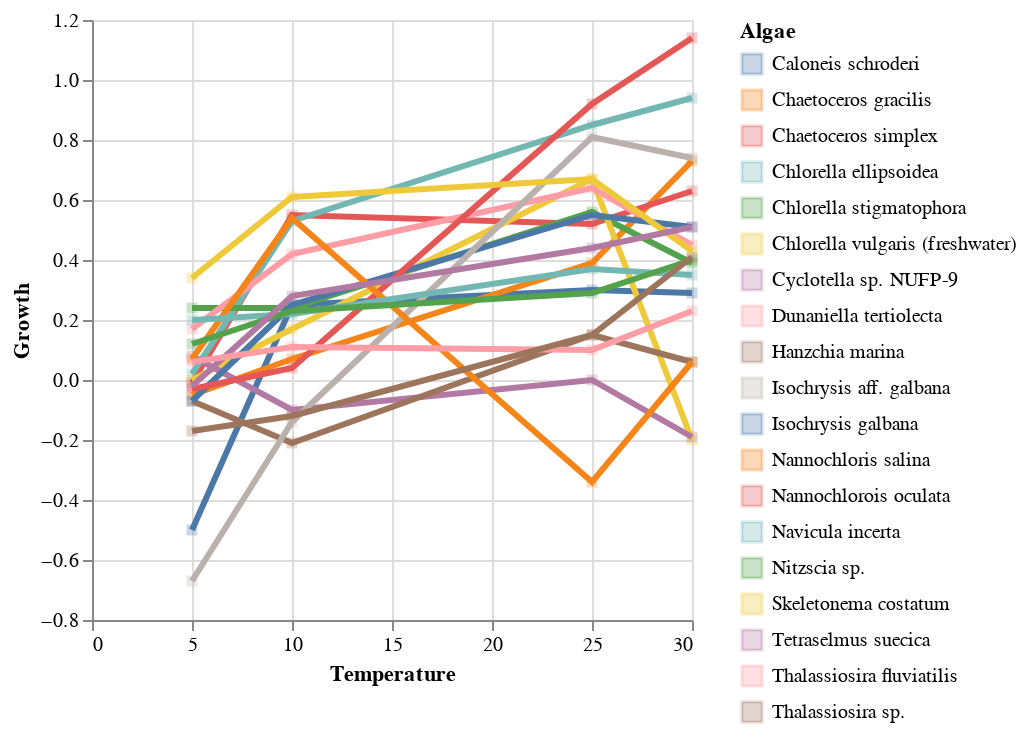

Notebook source saved alongside this figure:
### Markdown cell above
**Create a Multi-Line Highlight Chart**

### Code cell
highlight = alt.selection(type='single', on='mouseover',
                         fields=['Algae'], nearest=True)

base = alt.Chart(df_jan[df_jan['Lux'] == 2500]).encode(
    x = 'Temperature',
    y = 'Growth',
    color = 'Algae',
    tooltip=['Algae',
         'Temperature',
         'Lux',
         'Growth',
         ],
)

points = base.mark_square().encode(
    opacity=alt.value(0.3)
).add_selection(
    highlight
).properties(
    width=300
)

lines = base.mark_line().encode(
    size=alt.condition(~highlight, alt.value(1), alt.value(3))
)

points + lines

### Figure 1 — Vega-Lite specification as saved in the notebook (floating-point values rounded to 4 significant figures)
{"$schema": "https://vega.github.io/schema/vega-lite/v2.4.3.json", "config": {"view": {"height": 300, "width": 400}}, "layer": [{"data": {"values": [{"Algae": "Caloneis schroderi", "Growth": -0.5, "Lux": 2500, "Temperature": 5}, {"Algae": "Caloneis schroderi", "Growth": 0.25, "Lux": 2500, "Temperature": 10}, {"Algae": "Caloneis schroderi", "Growth": 0.3, "Lux": 2500, "Temperature": 25}, {"Algae": "Caloneis schroderi", "Growth": 0.29, "Lux": 2500, "Temperature": 30}, {"Algae": "Chaetoceros gracilis", "Growth": -0.05, "Lux": 2500, "Temperature": 5}, {"Algae": "Chaetoceros gracilis", "Growth": 0.07, "Lux": 2500, "Temperature": 10}, {"Algae": "Chaetoceros gracilis", "Growth": 0.39, "Lux": 2500, "Temperature": 25}, {"Algae": "Chaetoceros gracilis", "Growth": 0.73, "Lux": 2500, "Temperature": 30}, {"Algae": "Chaetoceros simplex", "Growth": -0.01, "Lux": 2500, "Temperature": 5}, {"Algae": "Chaetoceros simplex", "Growth": 0.55, "Lux": 2500, "Temperature": 10}, {"Algae": "Chaetoceros simplex", "Growth": 0.52, "Lux": 2500, "Temperature": 25}, {"Algae": "Chaetoceros simplex", "Growth": 0.63, "Lux": 2500, "Temperature": 30}, {"Algae": "Chlorella ellipsoidea", "Growth": 0.02, "Lux": 2500, "Temperature": 5}, {"Algae": "Chlorella ellipsoidea", "Growth": 0.53, "Lux": 2500, "Temperature": 10}, {"Algae": "Chlorella ellipsoidea", "Growth": 0.85, "Lux": 2500, "Temperature": 25}, {"Algae": "Chlorella ellipsoidea", "Growth": 0.94, "Lux": 2500, "Temperature": 30}, {"Algae": "Chlorella stigmatophora", "Growth": 0.24, "Lux": 2500, "Temperature": 5}, {"Algae": "Chlorella stigmatophora", "Growth": 0.24, "Lux": 2500, "Temperature": 10}, {"Algae": "Chlorella stigmatophora", "Growth": 0.56, "Lux": 2500, "Temperature": 25}, {"Algae": "Chlorella stigmatophora", "Growth": 0.39, "Lux": 2500, "Temperature": 30}, {"Algae": "Chlorella vulgaris (freshwater)", "Growth": 0, "Lux": 2500, "Temperature": 5}, {"Algae": "Chlorella vulgaris (freshwater)", "Growth": 0.17, "Lux": 2500, "Temperature": 10}, {"Algae": "Chlorella vulgaris (freshwater)", "Growth": 0.67, "Lux": 2500, "Temperature": 25}, {"Algae": "Chlorella vulgaris (freshwater)", "Growth": -0.2, "Lux": 2500, "Temperature": 30}, {"Algae": "Dunaniella tertiolecta", "Growth": 0.17, "Lux": 2500, "Temperature": 5}, {"Algae": "Dunaniella tertiolecta", "Growth": 0.42, "Lux": 2500, "Temperature": 10}, {"Algae": "Dunaniella tertiolecta", "Growth": 0.64, "Lux": 2500, "Temperature": 25}, {"Algae": "Dunaniella tertiolecta", "Growth": 0.45, "Lux": 2500, "Temperature": 30}, {"Algae": "Cyclotella sp. NUFP-9", "Growth": 0.08, "Lux": 2500, "Temperature": 5}, {"Algae": "Cyclotella sp. NUFP-9", "Growth": -0.1, "Lux": 2500, "Temperature": 10}, {"Algae": "Cyclotella sp. NUFP-9", "Growth": 0, "Lux": 2500, "Temperature": 25}, {"Algae": "Cyclotella sp. NUFP-9", "Growth": -0.19, "Lux": 2500, "Temperature": 30}, {"Algae": "Hanzchia marina", "Growth": -0.07, "Lux": 2500, "Temperature": 5}, {"Algae": "Hanzchia marina", "Growth": -0.21, "Lux": 2500, "Temperature": 10}, {"Algae": "Hanzchia marina", "Growth": 0.15, "Lux": 2500, "Temperature": 25}, {"Algae": "Hanzchia marina", "Growth": 0.06, "Lux": 2500, "Temperature": 30}, {"Algae": "Isochrysis galbana", "Growth": -0.07, "Lux": 2500, "Temperature": 5}, {"Algae": "Isochrysis galbana", "Growth": 0.25, "Lux": 2500, "Temperature": 10}, {"Algae": "Isochrysis galbana", "Growth": 0.55, "Lux": 2500, "Temperature": 25}, {"Algae": "Isochrysis galbana", "Growth": 0.51, "Lux": 2500, "Temperature": 30}, {"Algae": "Isochrysis aff. galbana", "Growth": -0.67, "Lux": 2500, "Temperature": 5}, {"Algae": "Isochrysis aff. galbana", "Growth": -0.14, "Lux": 2500, "Temperature": 10}, {"Algae": "Isochrysis aff. galbana", "Growth": 0.81, "Lux": 2500, "Temperature": 25}, {"Algae": "Isochrysis aff. galbana", "Growth": 0.74, "Lux": 2500, "Temperature": 30}, {"Algae": "Nannochlorois oculata", "Growth": -0.03, "Lux": 2500, "Temperature": 5}, {"Algae": "Nannochlorois oculata", "Growth": 0.04, "Lux": 2500, "Temperature": 10}, {"Algae": "Nannochlorois oculata", "Growth": 0.92, "Lux": 2500, "Temperature": 25}, {"Algae": "Nannochlorois oculata", "Growth": 1.14, "Lux": 2500, "Temperature": 30}, {"Algae": "Nannochloris salina", "Growth": 0.07, "Lux": 2500, "Temperature": 5}, {"Algae": "Nannochloris salina", "Growth": 0.54, "Lux": 2500, "Temperature": 10}, {"Algae": "Nannochloris salina", "Growth": -0.34, "Lux": 2500, "Temperature": 25}, {"Algae": "Nannochloris salina", "Growth": 0.06, "Lux": 2500, "Temperature": 30}, {"Algae": "Navicula incerta", "Growth": 0.2, "Lux": 2500, "Temperature": 5}, {"Algae": "Navicula incerta", "Growth": 0.22, "Lux": 2500, "Temperature": 10}, {"Algae": "Navicula incerta", "Growth": 0.37, "Lux": 2500, "Temperature": 25}, {"Algae": "Navicula incerta", "Growth": 0.35, "Lux": 2500, "Temperature": 30}, {"Algae": "Nitzscia sp.", "Growth": 0.12, "Lux": 2500, "Temperature": 5}, {"Algae": "Nitzscia sp.", "Growth": 0.23, "Lux": 2500, "Temperature": 10}, {"Algae": "Nitzscia sp.", "Growth": 0.29, "Lux": 2500, "Temperature": 25}, {"Algae": "Nitzscia sp.", "Growth": 0.4, "Lux": 2500, "Temperature": 30}, {"Algae": "Skeletonema costatum", "Growth": 0.34, "Lux": 2500, "Temperature": 5}, {"Algae": "Skeletonema costatum", "Growth": 0.61, "Lux": 2500, "Temperature": 10}, {"Algae": "Skeletonema costatum", "Growth": 0.67, "Lux": 2500, "Temperature": 25}, {"Algae": "Skeletonema costatum", "Growth": 0.43, "Lux": 2500, "Temperature": 30}, {"Algae": "Tetraselmus suecica", "Growth": -0.02, "Lux": 2500, "Temperature": 5}, {"Algae": "Tetraselmus suecica", "Growth": 0.28, "Lux": 2500, "Temperature": 10}, {"Algae": "Tetraselmus suecica", "Growth": 0.44, "Lux": 2500, "Temperature": 25}, {"Algae": "Tetraselmus suecica", "Growth": 0.51, "Lux": 2500, "Temperature": 30}, {"Algae": "Thalassiosira fluviatilis", "Growth": 0.06, "Lux": 2500, "Temperature": 5}, {"Algae": "Thalassiosira fluviatilis", "Growth": 0.11, "Lux": 2500, "Temperature": 10}, {"Algae": "Thalassiosira fluviatilis", "Growth": 0.1, "Lux": 2500, "Temperature": 25}, {"Algae": "Thalassiosira fluviatilis", "Growth": 0.23, "Lux": 2500, "Temperature": 30}, {"Algae": "Thalassiosira sp.", "Growth": -0.17, "Lux": 2500, "Temperature": 5}, {"Algae": "Thalassiosira sp.", "Growth": -0.12, "Lux": 2500, "Temperature": 10}, {"Algae": "Thalassiosira sp.", "Growth": 0.15, "Lux": 2500, "Temperature": 25}, {"Algae": "Thalassiosira sp.", "Growth": 0.41, "Lux": 2500, "Temperature": 30}]}, "encoding": {"color": {"field": "Algae", "type": "nominal"}, "opacity": {"value": 0.3}, "tooltip": [{"field": "Algae", "type": "nominal"}, {"field": "Temperature", "type": "quantitative"}, {"field": "Lux", "type": "quantitative"}, {"field": "Growth", "type": "quantitative"}], "x": {"field": "Temperature", "type": "quantitative"}, "y": {"field": "Growth", "type": "quantitative"}}, "mark": "square", "selection": {"selector024": {"empty": "all", "fields": ["Algae"], "nearest": true, "on": "mouseover", "resolve": "global", "type": "single"}}, "width": 300}, {"data": {"values": [{"Algae": "Caloneis schroderi", "Growth": -0.5, "Lux": 2500, "Temperature": 5}, {"Algae": "Caloneis schroderi", "Growth": 0.25, "Lux": 2500, "Temperature": 10}, {"Algae": "Caloneis schroderi", "Growth": 0.3, "Lux": 2500, "Temperature": 25}, {"Algae": "Caloneis schroderi", "Growth": 0.29, "Lux": 2500, "Temperature": 30}, {"Algae": "Chaetoceros gracilis", "Growth": -0.05, "Lux": 2500, "Temperature": 5}, {"Algae": "Chaetoceros gracilis", "Growth": 0.07, "Lux": 2500, "Temperature": 10}, {"Algae": "Chaetoceros gracilis", "Growth": 0.39, "Lux": 2500, "Temperature": 25}, {"Algae": "Chaetoceros gracilis", "Growth": 0.73, "Lux": 2500, "Temperature": 30}, {"Algae": "Chaetoceros simplex", "Growth": -0.01, "Lux": 2500, "Temperature": 5}, {"Algae": "Chaetoceros simplex", "Growth": 0.55, "Lux": 2500, "Temperature": 10}, {"Algae": "Chaetoceros simplex", "Growth": 0.52, "Lux": 2500, "Temperature": 25}, {"Algae": "Chaetoceros simplex", "Growth": 0.63, "Lux": 2500, "Temperature": 30}, {"Algae": "Chlorella ellipsoidea", "Growth": 0.02, "Lux": 2500, "Temperature": 5}, {"Algae": "Chlorella ellipsoidea", "Growth": 0.53, "Lux": 2500, "Temperature": 10}, {"Algae": "Chlorella ellipsoidea", "Growth": 0.85, "Lux": 2500, "Temperature": 25}, {"Algae": "Chlorella ellipsoidea", "Growth": 0.94, "Lux": 2500, "Temperature": 30}, {"Algae": "Chlorella stigmatophora", "Growth": 0.24, "Lux": 2500, "Temperature": 5}, {"Algae": "Chlorella stigmatophora", "Growth": 0.24, "Lux": 2500, "Temperature": 10}, {"Algae": "Chlorella stigmatophora", "Growth": 0.56, "Lux": 2500, "Temperature": 25}, {"Algae": "Chlorella stigmatophora", "Growth": 0.39, "Lux": 2500, "Temperature": 30}, {"Algae": "Chlorella vulgaris (freshwater)", "Growth": 0, "Lux": 2500, "Temperature": 5}, {"Algae": "Chlorella vulgaris (freshwater)", "Growth": 0.17, "Lux": 2500, "Temperature": 10}, {"Algae": "Chlorella vulgaris (freshwater)", "Growth": 0.67, "Lux": 2500, "Temperature": 25}, {"Algae": "Chlorella vulgaris (freshwater)", "Growth": -0.2, "Lux": 2500, "Temperature": 30}, {"Algae": "Dunaniella tertiolecta", "Growth": 0.17, "Lux": 2500, "Temperature": 5}, {"Algae": "Dunaniella tertiolecta", "Growth": 0.42, "Lux": 2500, "Temperature": 10}, {"Algae": "Dunaniella tertiolecta", "Growth": 0.64, "Lux": 2500, "Temperature": 25}, {"Algae": "Dunaniella tertiolecta", "Growth": 0.45, "Lux": 2500, "Temperature": 30}, {"Algae": "Cyclotella sp. NUFP-9", "Growth": 0.08, "Lux": 2500, "Temperature": 5}, {"Algae": "Cyclotella sp. NUFP-9", "Growth": -0.1, "Lux": 2500, "Temperature": 10}, {"Algae": "Cyclotella sp. NUFP-9", "Growth": 0, "Lux": 2500, "Temperature": 25}, {"Algae": "Cyclotella sp. NUFP-9", "Growth": -0.19, "Lux": 2500, "Temperature": 30}, {"Algae": "Hanzchia marina", "Growth": -0.07, "Lux": 2500, "Temperature": 5}, {"Algae": "Hanzchia marina", "Growth": -0.21, "Lux": 2500, "Temperature": 10}, {"Algae": "Hanzchia marina", "Growth": 0.15, "Lux": 2500, "Temperature": 25}, {"Algae": "Hanzchia marina", "Growth": 0.06, "Lux": 2500, "Temperature": 30}, {"Algae": "Isochrysis galbana", "Growth": -0.07, "Lux": 2500, "Temperature": 5}, {"Algae": "Isochrysis galbana", "Growth": 0.25, "Lux": 2500, "Temperature": 10}, {"Algae": "Isochrysis galbana", "Growth": 0.55, "Lux": 2500, "Temperature": 25}, {"Algae": "Isochrysis galbana", "Growth": 0.51, "Lux": 2500, "Temperature": 30}, {"Algae": "Isochrysis aff. galbana", "Growth": -0.67, "Lux": 2500, "Temperature": 5}, {"Algae": "Isochrysis aff. galbana", "Growth": -0.14, "Lux": 2500, "Temperature": 10}, {"Algae": "Isochrysis aff. galbana", "Growth": 0.81, "Lux": 2500, "Temperature": 25}, {"Algae": "Isochrysis aff. galbana", "Growth": 0.74, "Lux": 2500, "Temperature": 30}, {"Algae": "Nannochlorois oculata", "Growth": -0.03, "Lux": 2500, "Temperature": 5}, {"Algae": "Nannochlorois oculata", "Growth": 0.04, "Lux": 2500, "Temperature": 10}, {"Algae": "Nannochlorois oculata", "Growth": 0.92, "Lux": 2500, "Temperature": 25}, {"Algae": "Nannochlorois oculata", "Growth": 1.14, "Lux": 2500, "Temperature": 30}, {"Algae": "Nannochloris salina", "Growth": 0.07, "Lux": 2500, "Temperature": 5}, {"Algae": "Nannochloris salina", "Growth": 0.54, "Lux": 2500, "Temperature": 10}, {"Algae": "Nannochloris salina", "Growth": -0.34, "Lux": 2500, "Temperature": 25}, {"Algae": "Nannochloris salina", "Growth": 0.06, "Lux": 2500, "Temperature": 30}, {"Algae": "Navicula incerta", "Growth": 0.2, "Lux": 2500, "Temperature": 5}, {"Algae": "Navicula incerta", "Growth": 0.22, "Lux": 2500, "Temperature": 10}, {"Algae": "Navicula incerta", "Growth": 0.37, "Lux": 2500, "Temperature": 25}, {"Algae": "Navicula incerta", "Growth": 0.35, "Lux": 2500, "Temperature": 30}, {"Algae": "Nitzscia sp.", "Growth": 0.12, "Lux": 2500, "Temperature": 5}, {"Algae": "Nitzscia sp.", "Growth": 0.23, "Lux": 2500, "Temperature": 10}, {"Algae": "Nitzscia sp.", "Growth": 0.29, "Lux": 2500, "Temperature": 25}, {"Algae": "Nitzscia sp.", "Growth": 0.4, "Lux": 2500, "Temperature": 30}, {"Algae": "Skeletonema costatum", "Growth": 0.34, "Lux": 2500, "Temperature": 5}, {"Algae": "Skeletonema costatum", "Growth": 0.61, "Lux": 2500, "Temperature": 10}, {"Algae": "Skeletonema costatum", "Growth": 0.67, "Lux": 2500, "Temperature": 25}, {"Algae": "Skeletonema costatum", "Growth": 0.43, "Lux": 2500, "Temperature": 30}, {"Algae": "Tetraselmus suecica", "Growth": -0.02, "Lux": 2500, "Temperature": 5}, {"Algae": "Tetraselmus suecica", "Growth": 0.28, "Lux": 2500, "Temperature": 10}, {"Algae": "Tetraselmus suecica", "Growth": 0.44, "Lux": 2500, "Temperature": 25}, {"Algae": "Tetraselmus suecica", "Growth": 0.51, "Lux": 2500, "Temperature": 30}, {"Algae": "Thalassiosira fluviatilis", "Growth": 0.06, "Lux": 2500, "Temperature": 5}, {"Algae": "Thalassiosira fluviatilis", "Growth": 0.11, "Lux": 2500, "Temperature": 10}, {"Algae": "Thalassiosira fluviatilis", "Growth": 0.1, "Lux": 2500, "Temperature": 25}, {"Algae": "Thalassiosira fluviatilis", "Growth": 0.23, "Lux": 2500, "Temperature": 30}, {"Algae": "Thalassiosira sp.", "Growth": -0.17, "Lux": 2500, "Temperature": 5}, {"Algae": "Thalassiosira sp.", "Growth": -0.12, "Lux": 2500, "Temperature": 10}, {"Algae": "Thalassiosira sp.", "Growth": 0.15, "Lux": 2500, "Temperature": 25}, {"Algae": "Thalassiosira sp.", "Growth": 0.41, "Lux": 2500, "Temperature": 30}]}, "encoding": {"color": {"field": "Algae", "type": "nominal"}, "size": {"condition": {"selection": {"not": "selector024"}, "value": 1}, "value": 3}, "tooltip": [{"field": "Algae", "type": "nominal"}, {"field": "Temperature", "type": "quantitative"}, {"field": "Lux", "type": "quantitative"}, {"field": "Growth", "type": "quantitative"}], "x": {"field": "Temperature", "type": "quantitative"}, "y": {"field": "Growth", "type": "quantitative"}}, "mark": "line"}]}
